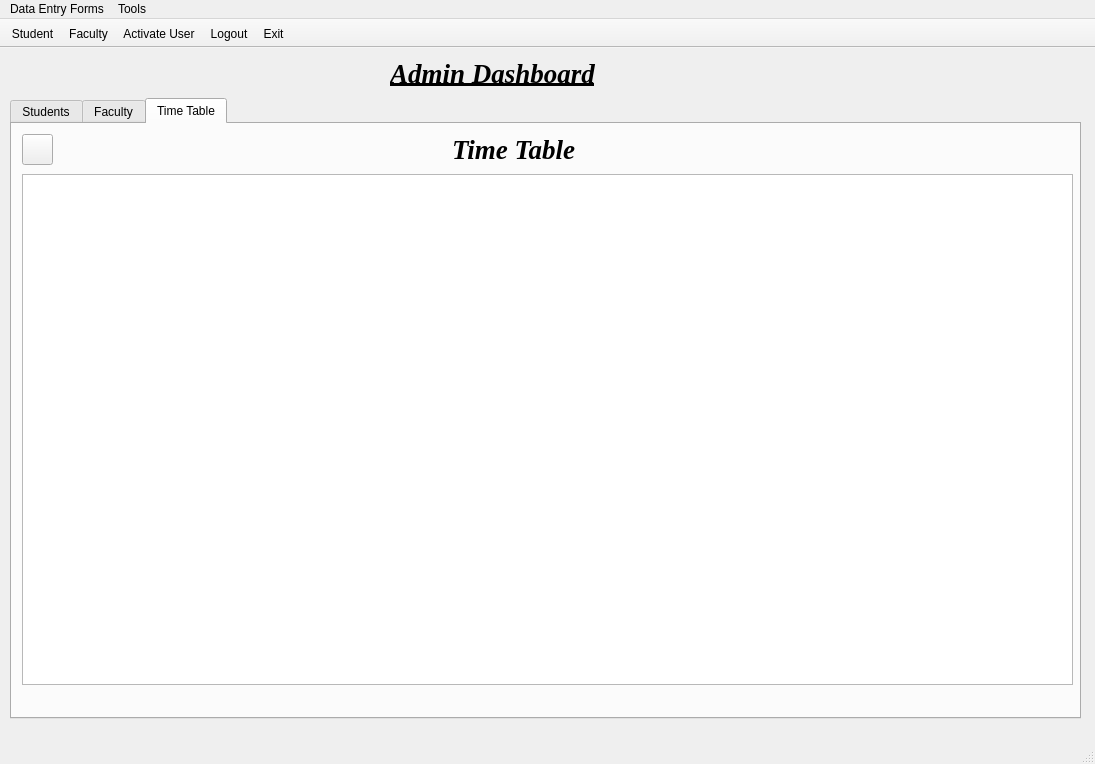
<?xml version="1.0" encoding="UTF-8"?>
<ui version="4.0">
 <class>dashboard</class>
 <widget class="QMainWindow" name="dashboard">
  <property name="geometry">
   <rect>
    <x>0</x>
    <y>0</y>
    <width>1095</width>
    <height>764</height>
   </rect>
  </property>
  <property name="windowTitle">
   <string>Admin Dashboard</string>
  </property>
  <widget class="QWidget" name="centralwidget">
   <widget class="QLabel" name="studentLabel_3">
    <property name="geometry">
     <rect>
      <x>390</x>
      <y>10</y>
      <width>321</width>
      <height>31</height>
     </rect>
    </property>
    <property name="font">
     <font>
      <family>Times New Roman</family>
      <pointsize>20</pointsize>
      <weight>75</weight>
      <italic>true</italic>
      <bold>true</bold>
      <underline>true</underline>
      <stylestrategy>PreferAntialias</stylestrategy>
     </font>
    </property>
    <property name="text">
     <string>Admin Dashboard</string>
    </property>
   </widget>
   <widget class="QTabWidget" name="tabWidget">
    <property name="geometry">
     <rect>
      <x>10</x>
      <y>50</y>
      <width>1071</width>
      <height>621</height>
     </rect>
    </property>
    <property name="autoFillBackground">
     <bool>true</bool>
    </property>
    <property name="currentIndex">
     <number>2</number>
    </property>
    <widget class="QWidget" name="tab">
     <attribute name="title">
      <string>Students</string>
     </attribute>
     <widget class="QTableView" name="studentTableView">
      <property name="geometry">
       <rect>
        <x>10</x>
        <y>50</y>
        <width>1051</width>
        <height>511</height>
       </rect>
      </property>
      <property name="sizePolicy">
       <sizepolicy hsizetype="Maximum" vsizetype="Minimum">
        <horstretch>0</horstretch>
        <verstretch>0</verstretch>
       </sizepolicy>
      </property>
     </widget>
     <widget class="QPushButton" name="printStudents">
      <property name="geometry">
       <rect>
        <x>10</x>
        <y>10</y>
        <width>31</width>
        <height>31</height>
       </rect>
      </property>
      <property name="text">
       <string/>
      </property>
     </widget>
     <widget class="QLabel" name="studentLabel_4">
      <property name="geometry">
       <rect>
        <x>440</x>
        <y>10</y>
        <width>321</width>
        <height>31</height>
       </rect>
      </property>
      <property name="font">
       <font>
        <family>Times New Roman</family>
        <pointsize>20</pointsize>
        <weight>75</weight>
        <italic>true</italic>
        <bold>true</bold>
        <underline>false</underline>
        <stylestrategy>PreferAntialias</stylestrategy>
       </font>
      </property>
      <property name="text">
       <string>Students</string>
      </property>
     </widget>
    </widget>
    <widget class="QWidget" name="tab_2">
     <attribute name="title">
      <string>Faculty</string>
     </attribute>
     <widget class="QTableView" name="facultyTableView">
      <property name="geometry">
       <rect>
        <x>10</x>
        <y>50</y>
        <width>1051</width>
        <height>511</height>
       </rect>
      </property>
      <property name="sizePolicy">
       <sizepolicy hsizetype="Maximum" vsizetype="Minimum">
        <horstretch>0</horstretch>
        <verstretch>0</verstretch>
       </sizepolicy>
      </property>
     </widget>
     <widget class="QPushButton" name="printFaculty">
      <property name="geometry">
       <rect>
        <x>10</x>
        <y>10</y>
        <width>31</width>
        <height>31</height>
       </rect>
      </property>
      <property name="text">
       <string/>
      </property>
     </widget>
     <widget class="QLabel" name="studentLabel_5">
      <property name="geometry">
       <rect>
        <x>440</x>
        <y>10</y>
        <width>321</width>
        <height>31</height>
       </rect>
      </property>
      <property name="font">
       <font>
        <family>Times New Roman</family>
        <pointsize>20</pointsize>
        <weight>75</weight>
        <italic>true</italic>
        <bold>true</bold>
        <underline>false</underline>
        <stylestrategy>PreferAntialias</stylestrategy>
       </font>
      </property>
      <property name="text">
       <string>Faculty</string>
      </property>
     </widget>
    </widget>
    <widget class="QWidget" name="timeTableTab">
     <attribute name="title">
      <string>Time Table</string>
     </attribute>
     <widget class="QPushButton" name="printTimeTablebtn">
      <property name="geometry">
       <rect>
        <x>10</x>
        <y>10</y>
        <width>31</width>
        <height>31</height>
       </rect>
      </property>
      <property name="text">
       <string/>
      </property>
     </widget>
     <widget class="QLabel" name="studentLabel_6">
      <property name="geometry">
       <rect>
        <x>440</x>
        <y>10</y>
        <width>321</width>
        <height>31</height>
       </rect>
      </property>
      <property name="font">
       <font>
        <family>Times New Roman</family>
        <pointsize>20</pointsize>
        <weight>75</weight>
        <italic>true</italic>
        <bold>true</bold>
        <underline>false</underline>
        <stylestrategy>PreferAntialias</stylestrategy>
       </font>
      </property>
      <property name="text">
       <string>Time Table</string>
      </property>
     </widget>
     <widget class="QTableView" name="timeTableView">
      <property name="geometry">
       <rect>
        <x>10</x>
        <y>50</y>
        <width>1051</width>
        <height>511</height>
       </rect>
      </property>
      <property name="sizePolicy">
       <sizepolicy hsizetype="Maximum" vsizetype="Minimum">
        <horstretch>0</horstretch>
        <verstretch>0</verstretch>
       </sizepolicy>
      </property>
     </widget>
    </widget>
   </widget>
  </widget>
  <widget class="QStatusBar" name="statusbar"/>
  <widget class="QToolBar" name="toolBar">
   <property name="enabled">
    <bool>true</bool>
   </property>
   <property name="windowTitle">
    <string>toolBar</string>
   </property>
   <property name="movable">
    <bool>false</bool>
   </property>
   <property name="toolButtonStyle">
    <enum>Qt::ToolButtonTextBesideIcon</enum>
   </property>
   <attribute name="toolBarArea">
    <enum>TopToolBarArea</enum>
   </attribute>
   <attribute name="toolBarBreak">
    <bool>false</bool>
   </attribute>
   <addaction name="actionStudent_2"/>
   <addaction name="actionFaculty_2"/>
   <addaction name="actionActivateUser2"/>
   <addaction name="actionLogout"/>
   <addaction name="actionExit_toolbar"/>
  </widget>
  <widget class="QMenuBar" name="menubar">
   <property name="geometry">
    <rect>
     <x>0</x>
     <y>0</y>
     <width>1095</width>
     <height>21</height>
    </rect>
   </property>
   <widget class="QMenu" name="menuFile">
    <property name="title">
     <string>Data Entry Forms</string>
    </property>
    <addaction name="actionStudent"/>
    <addaction name="actionFaculty"/>
    <addaction name="actionExit"/>
   </widget>
   <widget class="QMenu" name="menuTools">
    <property name="title">
     <string>Tools</string>
    </property>
    <addaction name="actionActivateUser"/>
   </widget>
   <addaction name="menuFile"/>
   <addaction name="menuTools"/>
  </widget>
  <action name="actionStudent">
   <property name="text">
    <string>Student</string>
   </property>
   <property name="shortcut">
    <string>Alt+S</string>
   </property>
  </action>
  <action name="actionFaculty">
   <property name="text">
    <string>Faculty</string>
   </property>
   <property name="shortcut">
    <string>Alt+F</string>
   </property>
  </action>
  <action name="actionExit">
   <property name="text">
    <string>Exit</string>
   </property>
   <property name="shortcut">
    <string>Alt+X</string>
   </property>
  </action>
  <action name="actionStudent_2">
   <property name="text">
    <string extracomment="Student">Student</string>
   </property>
   <property name="iconText">
    <string extracomment="Student">Student</string>
   </property>
   <property name="toolTip">
    <string>Add Student</string>
   </property>
   <property name="statusTip">
    <string extracomment="Student"/>
   </property>
   <property name="shortcut">
    <string>Alt+S</string>
   </property>
   <property name="iconVisibleInMenu">
    <bool>true</bool>
   </property>
  </action>
  <action name="actionFaculty_2">
   <property name="text">
    <string>Faculty</string>
   </property>
   <property name="toolTip">
    <string>Add Faculty Member</string>
   </property>
   <property name="shortcut">
    <string>Alt+F</string>
   </property>
  </action>
  <action name="actionExit_toolbar">
   <property name="text">
    <string>Exit</string>
   </property>
   <property name="toolTip">
    <string>Exit</string>
   </property>
   <property name="shortcut">
    <string>Alt+X</string>
   </property>
  </action>
  <action name="actionActivateUser">
   <property name="text">
    <string>Activate User</string>
   </property>
  </action>
  <action name="actionActivateUser2">
   <property name="text">
    <string>Activate User</string>
   </property>
   <property name="toolTip">
    <string>Assign ID, Password</string>
   </property>
  </action>
  <action name="actionLogout">
   <property name="text">
    <string>Logout</string>
   </property>
  </action>
 </widget>
 <resources/>
 <connections>
  <connection>
   <sender>actionExit</sender>
   <signal>triggered()</signal>
   <receiver>dashboard</receiver>
   <slot>close()</slot>
   <hints>
    <hint type="sourcelabel">
     <x>-1</x>
     <y>-1</y>
    </hint>
    <hint type="destinationlabel">
     <x>397</x>
     <y>283</y>
    </hint>
   </hints>
  </connection>
  <connection>
   <sender>actionExit_toolbar</sender>
   <signal>triggered()</signal>
   <receiver>dashboard</receiver>
   <slot>close()</slot>
   <hints>
    <hint type="sourcelabel">
     <x>-1</x>
     <y>-1</y>
    </hint>
    <hint type="destinationlabel">
     <x>397</x>
     <y>283</y>
    </hint>
   </hints>
  </connection>
 </connections>
</ui>
